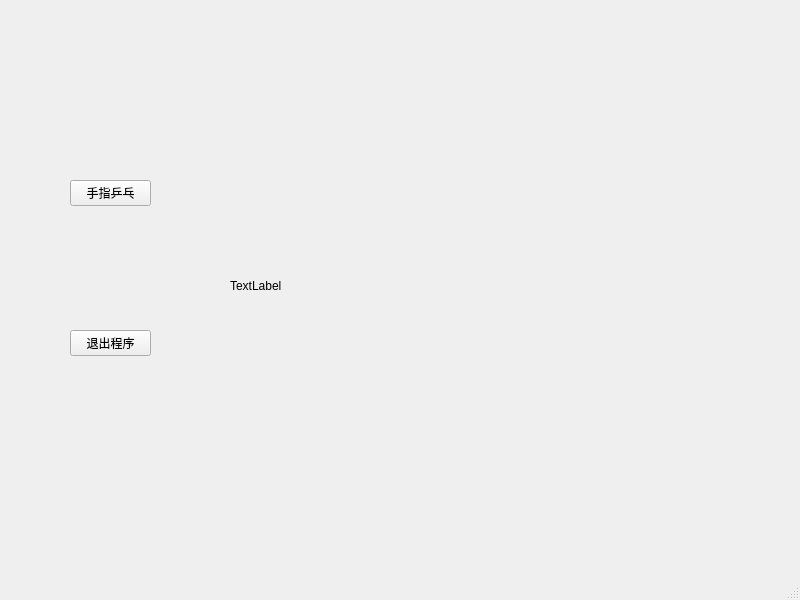
<?xml version="1.0" encoding="UTF-8"?>
<ui version="4.0">
 <class>MainWindow</class>
 <widget class="QMainWindow" name="MainWindow">
  <property name="geometry">
   <rect>
    <x>0</x>
    <y>0</y>
    <width>800</width>
    <height>600</height>
   </rect>
  </property>
  <property name="windowTitle">
   <string>MainWindow</string>
  </property>
  <widget class="QWidget" name="centralwidget">
   <widget class="QPushButton" name="pushButton">
    <property name="geometry">
     <rect>
      <x>70</x>
      <y>180</y>
      <width>81</width>
      <height>26</height>
     </rect>
    </property>
    <property name="text">
     <string>手指乒乓</string>
    </property>
   </widget>
   <widget class="QPushButton" name="pushButton_2">
    <property name="geometry">
     <rect>
      <x>70</x>
      <y>330</y>
      <width>81</width>
      <height>26</height>
     </rect>
    </property>
    <property name="text">
     <string>退出程序</string>
    </property>
   </widget>
   <widget class="QLabel" name="label">
    <property name="geometry">
     <rect>
      <x>230</x>
      <y>90</y>
      <width>491</width>
      <height>391</height>
     </rect>
    </property>
    <property name="text">
     <string>TextLabel</string>
    </property>
   </widget>
  </widget>
  <widget class="QMenuBar" name="menubar">
   <property name="geometry">
    <rect>
     <x>0</x>
     <y>0</y>
     <width>800</width>
     <height>21</height>
    </rect>
   </property>
  </widget>
  <widget class="QStatusBar" name="statusbar"/>
 </widget>
 <resources/>
 <connections/>
</ui>
